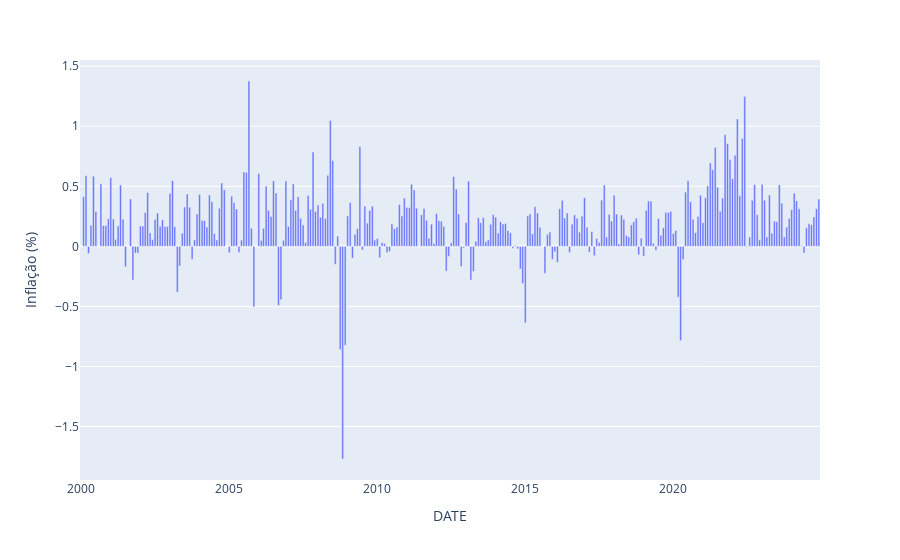

Here is the notebook cell this chart was saved with:
### Code cell
fig.show()

### Figure 1 — Plotly figure (JSON) as saved in the notebook; plotly's stock layout.template omitted (floating-point values rounded to 4 significant figures; data arrays with more than 128 entries replaced by an {"elided": "..."} marker saying what was removed)
{"data": [{"alignmentgroup": "True", "hovertemplate": "DATE=%{x}<br>Inflação (%)=%{y}<extra></extra>", "legendgroup": "", "marker": {"color": "#636efa", "pattern": {"shape": ""}}, "name": "", "offsetgroup": "", "orientation": "v", "showlegend": false, "textposition": "auto", "type": "bar", "x": {"elided": "300 str values"}, "xaxis": "x", "y": {"elided": "300 float values"}, "yaxis": "y"}], "layout": {"barmode": "relative", "legend": {"tracegroupgap": 0}, "margin": {"t": 60}, "xaxis": {"anchor": "y", "domain": [0, 1], "title": {"text": "DATE"}}, "yaxis": {"anchor": "x", "domain": [0, 1], "title": {"text": "Inflação (%)"}}}}
